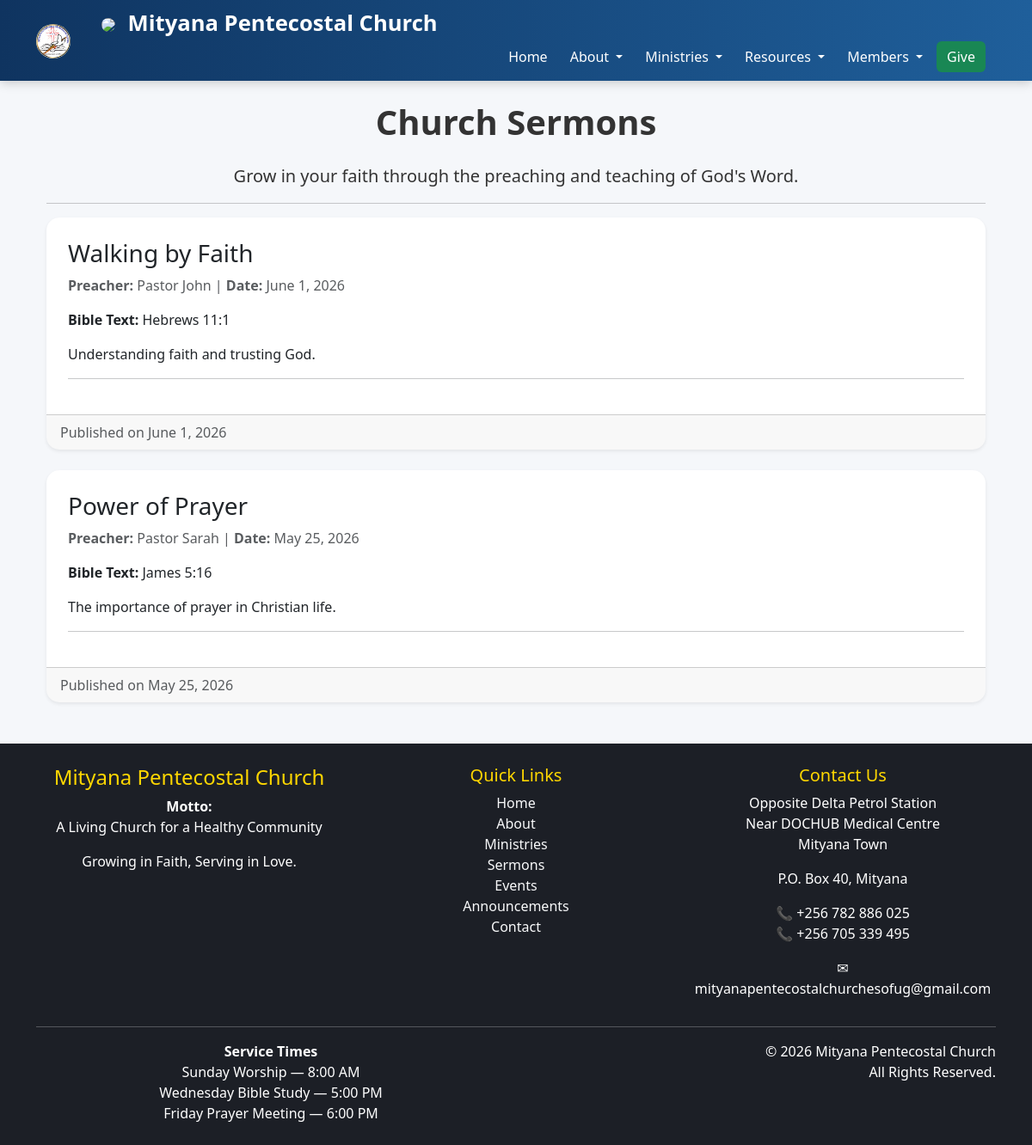
The page /sermons/ on the database as committed earlier.
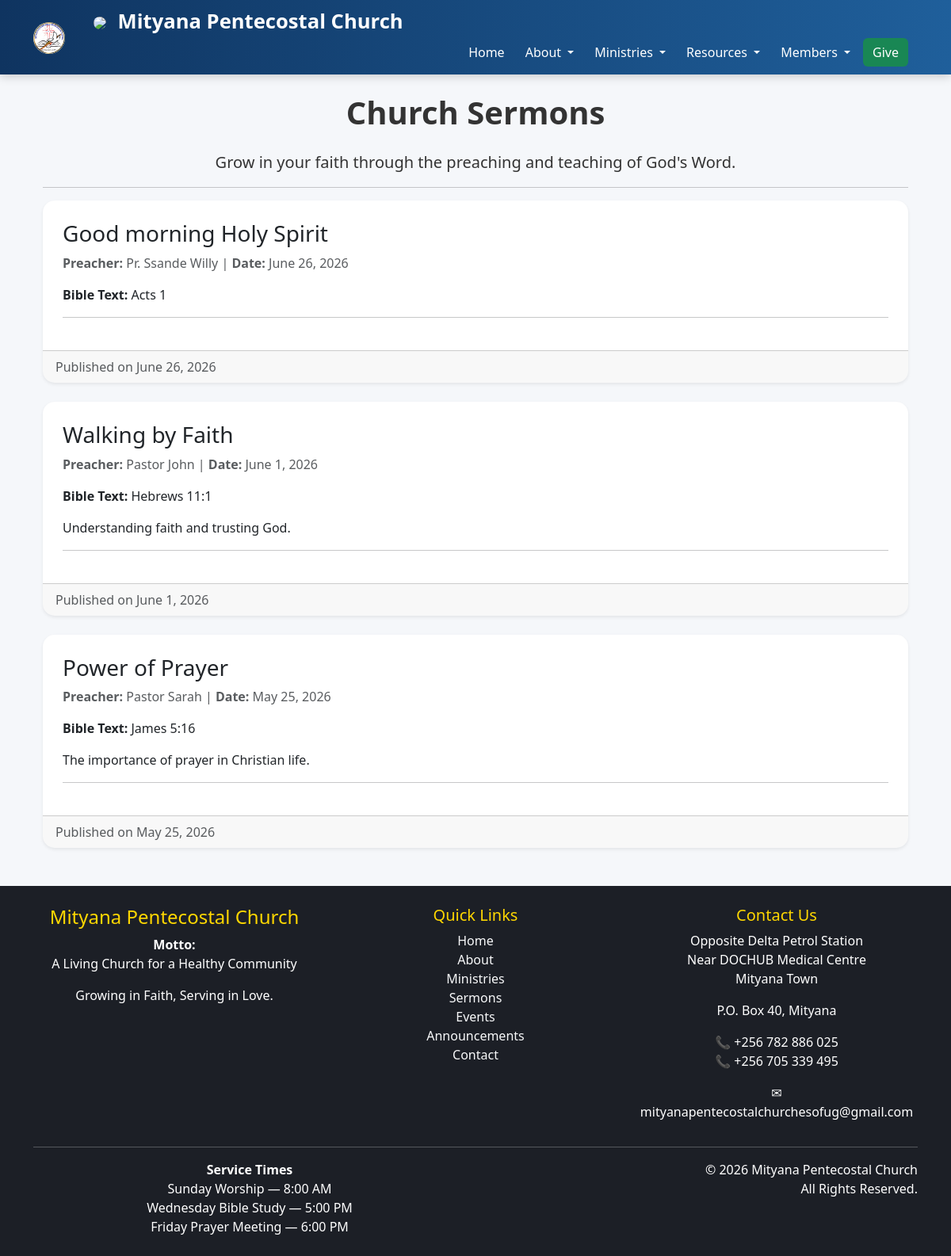
The same page on the database as committed later.
### sermons/models.py (models this page shows, shortened)
class Sermon(models.Model):
    title = models.CharField(
        max_length=255
    )
    preacher = models.CharField(
        max_length=150
    )
    bible_text = models.CharField(
        max_length=255,
        blank=True
    )
    sermon_date = models.DateField()
    summary = models.TextField()
    youtube_link = models.URLField(
        blank=True,
        null=True
    )
    featured_image = models.ImageField(
        upload_to='sermons/images/',
        blank=True,
        null=True
    )
    pdf_notes = models.FileField(
        upload_to='sermons/pdfs/',
        blank=True,
        null=True
    )
    audio_file = models.FileField(
        upload_to='sermons/audio/',
        blank=True,
        null=True
    )
    is_published = models.BooleanField(
        default=True
    )
    created_at = models.DateTimeField(
        auto_now_add=True
    )
    class Meta:
        ordering = [
            '-sermon_date'
        ]

### core/views.py (the view)
# urls.py: path('sermons/', sermon_list, name='sermons'),
def sermon_list(request):
    sermons = Sermon.objects.filter(
        is_published=True
    )
    return render(
        request,
        'sermons.html',
        {
            'sermons': sermons
        }
    )

### templates/sermons.html (shortened to what this page needs)
{% extends 'base.html' %}
{% block content %}
<div class="container mt-4">
    <h1 class="mb-4 text-center">
        Church Sermons
    </h1>
    <p class="lead text-center">
        Grow in your faith through the preaching and teaching
        of God's Word.
    </p>
    <hr>
    {% for sermon in sermons %}
    <div class="card mb-4 shadow-sm">
        <div class="card-body">
            <h3 class="card-title">
                {{ sermon.title }}
            </h3>
            <p class="text-muted">
                <strong>Preacher:</strong>
                {{ sermon.preacher }}
                |
                <strong>Date:</strong>
                {{ sermon.sermon_date }}
            </p>
            {% if sermon.bible_text %}
            <p>
                <strong>Bible Text:</strong>
                {{ sermon.bible_text }}
            </p>
            {% endif %}
            <p>
                {{ sermon.summary }}
            </p>
            <hr>
        </div>
        <div class="card-footer text-muted">
            Published on
            {{ sermon.sermon_date }}
        </div>
    </div>
    {% empty %}
    <div class="alert alert-info">
        No sermons have been published yet.
    </div>
    {% endfor %}
</div>
{% endblock %}

Rows that differ between the two databases and show on the page:
added Sermon: title "Good morning Holy Spirit", preacher "Pr. Ssande Willy", sermon_date "June 26, 2026", bible_text "Acts 1"
